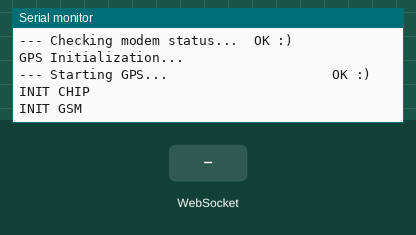
Recording of a program running on a simulated ESP32. On the bench: the last lines printed to the serial monitor. Inputs (shaded band) come from the test bench.

Above: at 7.3 s.
7.4 s: WebSocket text "1" received
At 8.1 s:
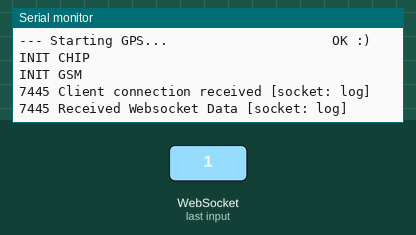
8.9 s: WebSocket text "0" received
At 9.3 s:
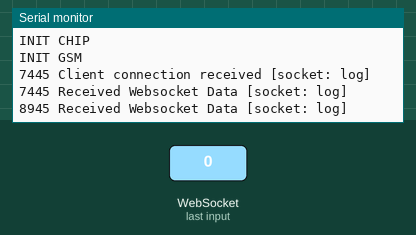

The program:

main.cpp
```cpp
#include "config.h"
#include <ESP32Time.h>

///////////////////////////////////////////////////////////////////
// Web Server & WiFi
///////////////////////////////////////////////////////////////////
#include <WiFi.h>
#include <AsyncTCP.h>
#include <ESPAsyncWebServer.h>
#include <ArduinoJson.h>

AsyncWebServer server(80);


///////////////////////////////////////////////////////////////////
// Data definitions
///////////////////////////////////////////////////////////////////
#include <CarAnalyzerData.h>
CarAnalyzerDataClass CarAnalyzerData;

///////////////////////////////////////////////////////////////////
// Sockets definitions
///////////////////////////////////////////////////////////////////
#include <CarAnalyzerSocket.h>

// LogsSocket est utilisé pour les messages de journalisation.
CarAnalyzerSocketClass LogsSocket;

// ChipSocket est utilisé pour les données de la puce ESP.
CarAnalyzerSocketClass ChipSocket;

// GsmSocket est utilisé pour les données de la puce GSM.
CarAnalyzerSocketClass GsmSocket;

// GpsSocket est utilisé pour les données GPS.
CarAnalyzerSocketClass GpsSocket;

void setupCarAnalyzerSockets(void) {
  LogsSocket.begin(&server, "log");
  ChipSocket.begin(&server, "chip");
  GsmSocket.begin(&server, "gsm");
  GpsSocket.begin(&server, "gps");
}


///////////////////////////////////////////////////////////////////
// OTA Update
///////////////////////////////////////////////////////////////////

#include "elegantWebpage.h"

#include <AsyncElegantOTA.h>

const char* ssid = "Car-Analyzer";
const char* password = "123456789";

void setupWiFi(void) {
  WiFi.softAP(ssid, password);

  AsyncElegantOTA.begin(&server);

  // WebSerial is accessible at "<IP Address>/webserial" in browser


  server.on("/", HTTP_GET, [](AsyncWebServerRequest *request) {
    request->send(200, "text/plain", "Hi! I am ESP32.");
  });

  server.on("/logs", HTTP_GET, [](AsyncWebServerRequest *request) {
    AsyncWebServerResponse *response = request->beginResponse(Serial, "text/plain", 12);
    response->addHeader("Server","ESP Async Web Server");
    request->send(response);
  });


  server.begin();

  delay(3000);
  SerialMon.println("Car Analyzer v0.0.1");
  SerialMon.println("...");
  delay(1000);
  SerialMon.println("--- Started! ");
  SerialMon.println("");
  SerialMon.println("");
  SerialMon.println("");
}


///////////////////////////////////////////////////////////////////
// GSM
///////////////////////////////////////////////////////////////////
#include <TinyGSMClient.h>
#include <ArduinoHttpClient.h>

TinyGsm gsmModem(GsmSerial);
TinyGsmClient gsmClientHomeAssistant(gsmModem, 0);
TinyGsmClient gsmClientABRP(gsmModem, 1);

void setupGsm(void) {
  SerialMon.println("GSM Initialization...");

  GsmSerial.begin(9600, SERIAL_8N1, GSM_MODEM_RX, GSM_MODEM_TX);
  delay(100);

  // Afin d'optimiser les temps de redémarrage, on vérifie l'état de la carte.
  // En cas de plantage de l'ESP, la carte SIM7000E peut être déjà démarrée.
  // Il n'est donc pas nécessaire de redémarrer le modem.

  SerialMon.print("--- Checking modem status...  ");

  if (!gsmModem.isGprsConnected()) {
    SerialMon.println("KO [Not connected to network]");
    SerialMon.print("   => Modem reset...                    ");

    if (!gsmModem.init(simPin)) {
      SerialMon.println("KO");
      SerialMon.print("   => Restarting modem...               ");

      if (!gsmModem.restart(simPin)) {
        SerialMon.println("KO. Please unplug / plug the device!");
        while(true) { }
      }
    }
  }

  SerialMon.println("OK :)");

  // Ensuite, quelquesoit la situation, on essayer de déverrouiller la carte SIM.
  if (gsmModem.getSimStatus() != 1 && gsmModem.getSimStatus() != 3) {
    SerialMon.println("--- Unlocking SIM Card...             ");

    if (!gsmModem.simUnlock(simPin)) {
        SerialMon.println("KO");
    } else {
      SerialMon.println("OK :)");
    }
  }

  // Ensuite, si on n'est pas connecté, alors on se connecte.
  if (!gsmModem.isGprsConnected()) {
    SerialMon.print("--- Connecting to GPRS network...       ");

    if(!gsmModem.gprsConnect(gsmApn, gsmGprsUser, gsmGprsPass)) {
      SerialMon.println("KO");
    }

    SerialMon.println("OK :)");
  }

  // Quand le GSM est connecté, alors on initialise le CarAnalyzerData.
  CarAnalyzerData.setModemName(gsmModem.getModemName());
  CarAnalyzerData.setModemInfo(gsmModem.getModemInfo());
  CarAnalyzerData.setSimStatus(gsmModem.getSimStatus());
  CarAnalyzerData.setSimCCID(gsmModem.getSimCCID());
  CarAnalyzerData.setImei(gsmModem.getIMEI());
  CarAnalyzerData.setImsi(gsmModem.getIMSI());
  CarAnalyzerData.setGsmOperator(gsmModem.getOperator());
  CarAnalyzerData.setSignalQuality(gsmModem.getSignalQuality());
  CarAnalyzerData.setRegistrationStatus(gsmModem.getRegistrationStatus());
  CarAnalyzerData.setLocalIP(gsmModem.getLocalIP());
}
/*
void abrpUpdate(void) {
  DynamicJsonDocument  doc(1000);
  doc["utc"] = epoch;
  doc["soc"] = 29;
  doc["soh"] = 100;
  doc["speed"] = speed;
  doc["lat"] = latitude;
  doc["lon"] = longitude;
  doc["elevation"] = altitude;
  doc["car_model"] = String(abrpCarModel);

  String data;
  serializeJson(doc, data);
  HttpClient httpClienABRP(gsmClientABRP, "api.iternio.com", 80);
  String r = "/1/tlm/send?api_key=" + String(abrpApiKey) + "&token=" + String(abrpToken) + "&tlm=" + data;
  Serial.println(r);
  Serial.println(httpClienABRP.get(r));
  int status = httpClienABRP.responseStatusCode();
  Serial.print(F("Response status code: "));
  Serial.println(status);
}
*/

void updateGsmData(bool init = false) {
  if (init) {
    Serial.println("INIT GSM");

    CarAnalyzerData.setModemName(gsmModem.getModemName());
    CarAnalyzerData.setModemInfo(gsmModem.getModemInfo());
    CarAnalyzerData.setSimCCID(gsmModem.getSimCCID());
    CarAnalyzerData.setImei(gsmModem.getIMEI());
    CarAnalyzerData.setImsi(gsmModem.getIMSI());
  }

  CarAnalyzerData.setSimStatus(gsmModem.getSimStatus());
  CarAnalyzerData.setGsmOperator(gsmModem.getOperator());
  CarAnalyzerData.setSignalQuality(gsmModem.getSignalQuality());
  CarAnalyzerData.setRegistrationStatus(gsmModem.getRegistrationStatus());
  CarAnalyzerData.setLocalIP(gsmModem.getLocalIP());
}

///////////////////////////////////////////////////////////////////
// GPS
///////////////////////////////////////////////////////////////////
void setupGps(void) {
  SerialMon.println("GPS Initialization...");

  SerialMon.print("--- Starting GPS...                     ");

  if (gsmModem.enableGPS()) {
    SerialMon.println("OK :)");
  } else {
    SerialMon.println("KO");
  }
}

void updateGpsData(bool init = false) {
  float latitude          = 0;
  float longitude         = 0;
  float speed             = 0;
  float altitude          = 0;
  int   visibleSat        = 0;
  int   usedSat           = 0;
  float accuracy          = 0;

  int   year              = 0;
  int   month             = 0;
  int   day               = 0;
  int   hour              = 0;
  int   minute            = 0;
  int   second            = 0;

  ESP32Time rtc;

  if (gsmModem.getGPS(&latitude, &longitude, &speed, &altitude, &visibleSat, &usedSat, &accuracy, &year, &month, &day, &hour, &minute, &second)) {
    rtc.setTime(second, minute, hour, day, month, year);

    CarAnalyzerData.setLatitude(latitude);
    CarAnalyzerData.setLongitude(longitude);
    CarAnalyzerData.setSpeed(speed);
    CarAnalyzerData.setAltitude(altitude);
    CarAnalyzerData.setVisibleSat(visibleSat);
    CarAnalyzerData.setUsedSat(usedSat);
    CarAnalyzerData.setAccuracy(accuracy);
    CarAnalyzerData.setEpoch(rtc.getEpoch());
  }
}


///////////////////////////////////////////////////////////////////
// Chip
///////////////////////////////////////////////////////////////////


void updateChipData(bool init = false) {
  if (init) {
    Serial.println("INIT CHIP");
    uint32_t chipId = 0;
      for(int i=0; i<17; i=i+8) {
      chipId |= ((ESP.getEfuseMac() >> (40 - i)) & 0xff) << i;
    }
    CarAnalyzerData.setChipId(chipId);
    CarAnalyzerData.setChipRevision(ESP.getChipRevision());
    CarAnalyzerData.setCpuFreqMHz(ESP.getCpuFreqMHz());
    CarAnalyzerData.setFlashChipSize(ESP.getFlashChipSize());
    CarAnalyzerData.setFlashChipSpeed(ESP.getFlashChipSpeed());
    CarAnalyzerData.setHeapSize(ESP.getHeapSize());
    CarAnalyzerData.setPsramSize(ESP.getPsramSize());
    CarAnalyzerData.setSketchMD5(ESP.getSketchMD5());
    CarAnalyzerData.setSketchSize(ESP.getSketchSize());
  }

  CarAnalyzerData.setFreeHeapSize(ESP.getFreeHeap());
  CarAnalyzerData.setFreePsramSize(ESP.getFreePsram());
}


void setup(void) {
  Serial.begin(9600);
  Serial.println("");

  setupWiFi();
  setupGsm();
  setupGps();
  setupCarAnalyzerSockets();

  delay(2000);

  updateChipData(true);
  updateGsmData(true);
  updateGpsData(true);

  ChipSocket.send(CarAnalyzerData.getAllData());
}


long t = 0;


void loop(void) {
  if (millis() - t > 1000) {
    t = millis();
    updateGpsData();
    updateGsmData();
    updateChipData();


  ChipSocket.send(CarAnalyzerData.getChangedData());

  }
}
```

config.h
```cpp
#include <Arduino.h>


#define TINY_GSM_MODEM_SIM7000
#define TINY_GSM_USE_GPRS true
#define GSM_MODEM_RX 16
#define GSM_MODEM_TX 17

#define SerialMon Serial

/////////////////////////////////////////////////////////////////////
// Variables for GSM
#define GsmSerial Serial2

const char* simPin            = "0000";

const char gsmApn[]           = "orange.fr";
const char gsmGprsUser[]      = "orange";
const char gsmGprsPass[]      = "orange";

bool abrpConnection           = true;
bool homeAsisstantConnection  = true;

/////////////////////////////////////////////////////////////////////
// Variables for ABRP
long        updatePeriod      = 60000;  // Every 60 seconds.
bool        sendDataToABRP    = true;   // True if you want to send telemetry to ABRP.
const char* abrpApiKey        = "32b2162f-9599-4647-8139-66e9f9528370";
const char* abrpToken         = "68131ce8-a73d-4420-90f9-10a93ea30208";
const char* abrpCarModel      = "hyundai:ioniq5:22:74";
```

Source omitted: gantWebpage.h (data table, 279937 bytes)

Measured:
- after the input at 7.4 s, the serial monitor: prints a new line after 0.05 s (image 1)
- after the input at 8.9 s, the serial monitor: prints a new line after 0.05 s (image 2)
